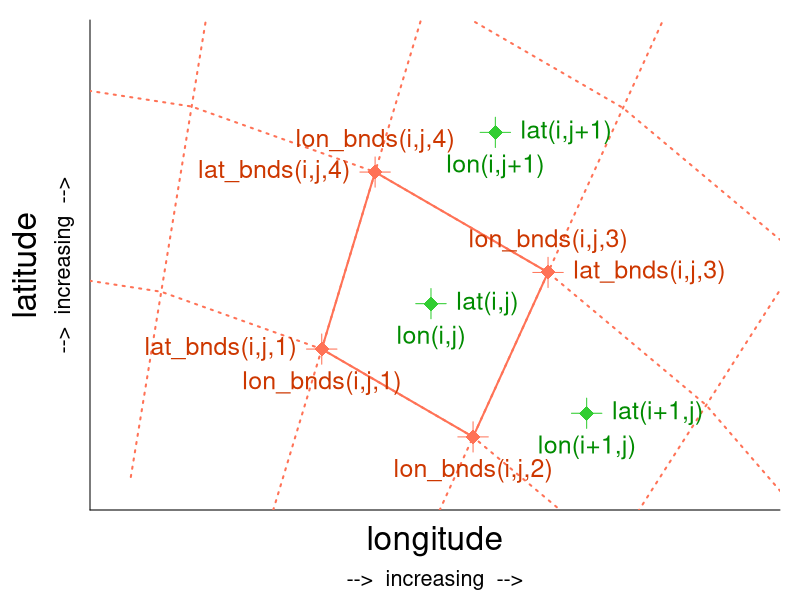

Here is the R script that generated this plot:
# define lat and lon
lon = 10:10
lat = 54:54

# sphere with radius and lon-center and lat-center
radius_grid_lower = 6
radius_grid_low = 7
radius_cell = c(7.5, 7.5, 7.5, 8.5)
radius_grid_high = 8
radius_grid_higher = 9
radius_grid_evenhigher = 10
clon =  7.0
clat = 47.1

## angles center
# 56, 65, 74
## angles bnds
# 51.5, 60.5, 69.5, 78.5

angles_cell = c(56, 65, 74, 65)
angles_grid = c(42.5, 51.5, 60.5, 69.5, 78.5, 87.5)
pi = 3.14
# grid lines above grid cells
ulon_grid_lower = radius_grid_lower * cos(angles_grid/180*pi) + clon
ulat_grid_lower = radius_grid_lower * sin(angles_grid/180*pi) + clat
ulon_grid_low = radius_grid_low * cos(angles_grid/180*pi) + clon
ulat_grid_low = radius_grid_low * sin(angles_grid/180*pi) + clat
# grid cell center coordinates
ulon_cell = radius_cell * cos(angles_cell/180*pi) + clon
ulat_cell = radius_cell * sin(angles_cell/180*pi) + clat
# grid lines below grid cells
ulon_grid_high = radius_grid_high * cos(angles_grid/180*pi) + clon
ulat_grid_high = radius_grid_high * sin(angles_grid/180*pi) + clat
ulon_grid_higher = radius_grid_higher * cos(angles_grid/180*pi) + clon
ulat_grid_higher = radius_grid_higher * sin(angles_grid/180*pi) + clat
ulon_grid_evenhigher = radius_grid_evenhigher * cos(angles_grid/180*pi) + clon
ulat_grid_evenhigher = radius_grid_evenhigher * sin(angles_grid/180*pi) + clat
# radial grid lines
rlon_grid = rbind(ulon_grid_lower, ulon_grid_low, ulon_grid_high, ulon_grid_higher, ulon_grid_evenhigher, NA)
rlat_grid = rbind(ulat_grid_lower, ulat_grid_low, ulat_grid_high, ulat_grid_higher, ulat_grid_evenhigher, NA)


lon_bnds = (10:11) - 0.5
lat_bnds = (54:55) - 0.5

dlon_solid = 0.4
dlat_solid = 0.4
dlon_dot = 1.4
dlat_dot = 0.6
dlon_text1 = 0.1
dlat_text1 = 0.08
dlon_max = 1.8
dlat_max = 0.8

nlon = length(lon)
nlat = length(lat)


# colors
col_grid_draw = 'coral1'
col_grid_text = 'orangered3'
col_cell_draw = 'limegreen'
col_cell_text = 'green4'


# write plot to file
# png('pics/case_2D_b.png', width = 500, height = 350)
pdf('pics/case_2D_b.pdf', width = 7, height = 5.2, paper='special')
par(mar = c(4.5, 4.5, 1, 1))


# create base plot
plot(c(ulon_cell[2]), c(ulat_cell[2]),
     xlab = ' ', ylab = '',
     xlim = c(lon_bnds[1] - dlon_dot, lon_bnds[nlon+1] + dlon_max),
     ylim = c(lat_bnds[1] - dlat_dot, lat_bnds[nlat+1] + dlat_max),
     xaxt = 'n', yaxt = 'n',
     bty = 'n', type = 'n')
axis(1, at = c(0, 360))
axis(2, at = c(0, 360))
mtext('longitude', 1, line = +1.2, cex = 2)
mtext('-->  increasing  -->', 1, line = +3, cex = 1.3)
mtext('latitude', 2, line = 2.5, cex = 2)
mtext('-->  increasing  -->', 2, line = 0.8, cex = 1.3)


# add grid ----
# grid lines, solid
lines(ulon_grid_low, ulat_grid_low, col = col_grid_draw, lwd = 2, lty = 'dotted')
lines(ulon_grid_high, ulat_grid_high, col = col_grid_draw, lwd = 2, lty = 'dotted')
lines(ulon_grid_higher, ulat_grid_higher, col = col_grid_draw, lwd = 2, lty = 'dotted')
lines(rlon_grid, rlat_grid, col = col_grid_draw, lwd = 2, lty = 'dotted')

# grid lines, solid
lines(ulon_grid_low[3:4], ulat_grid_low[3:4], col = col_grid_draw, lwd = 2)
lines(ulon_grid_high[3:4], ulat_grid_high[3:4], col = col_grid_draw, lwd = 2)
lines(rlon_grid[c(2:3,6),3:4], rlat_grid[c(2:3,6),3:4], col = col_grid_draw, lwd = 2)

# lines through grid intersection points
# lines(c(ulon_grid_low[4], ulon_grid_low[4]), c(ulat_grid_low[4] - dlat_text1, ulat_grid_low[4] + dlat_text1), col = col_grid_draw)
# lines(c(ulon_grid_low[4] - dlon_text1, ulon_grid_low[4] + dlon_text1), c(ulat_grid_low[4], ulat_grid_low[4]), col = col_grid_draw)
lines(rbind(ulon_grid_low[3:4], ulon_grid_low[3:4], NA), rbind(ulat_grid_low[3:4] - dlat_text1, ulat_grid_low[3:4] + dlat_text1, NA), col = col_grid_draw)
lines(rbind(ulon_grid_low[3:4] - dlon_text1, ulon_grid_low[3:4] + dlon_text1, NA), rbind(ulat_grid_low[3:4], ulat_grid_low[3:4], NA), col = col_grid_draw)
lines(rbind(ulon_grid_high[3:4], ulon_grid_high[3:4], NA), rbind(ulat_grid_high[3:4] - dlat_text1, ulat_grid_high[3:4] + dlat_text1, NA), col = col_grid_draw)
lines(rbind(ulon_grid_high[3:4] - dlon_text1, ulon_grid_high[3:4] + dlon_text1, NA), rbind(ulat_grid_high[3:4], ulat_grid_high[3:4], NA), col = col_grid_draw)

# dots on grid intersection
points(ulon_grid_low[3:4], ulat_grid_low[3:4], pch = 18, cex = 2, col = col_grid_draw)
points(ulon_grid_high[3:4], ulat_grid_high[3:4], pch = 18, cex = 2, col = col_grid_draw)


# lines through grid cell center
lines(c(ulon_cell[2], ulon_cell[2]), c(ulat_cell[2] - dlat_text1, ulat_cell[2] + dlat_text1), col = col_cell_draw)
lines(c(ulon_cell[2] - dlon_text1, ulon_cell[2] + dlon_text1), c(ulat_cell[2], ulat_cell[2]), col = col_cell_draw)
lines(c(ulon_cell[1], ulon_cell[1]), c(ulat_cell[1] - dlat_text1, ulat_cell[1] + dlat_text1), col = col_cell_draw)
lines(c(ulon_cell[1] - dlon_text1, ulon_cell[1] + dlon_text1), c(ulat_cell[1], ulat_cell[1]), col = col_cell_draw)
lines(c(ulon_cell[4], ulon_cell[4]), c(ulat_cell[4] - dlat_text1, ulat_cell[4] + dlat_text1), col = col_cell_draw)
lines(c(ulon_cell[4] - dlon_text1, ulon_cell[4] + dlon_text1), c(ulat_cell[4], ulat_cell[4]), col = col_cell_draw)

# dots in the grid cell center
points(ulon_cell[-3], ulat_cell[-3], pch = 18, cex = 2, col = col_cell_draw)


# add text ----
# bnds
text(ulon_grid_low[4], ulat_grid_low[4] - dlat_text1, 'lon_bnds(i,j,1)', col = col_grid_text, cex = 1.5, pos = 1)
text(ulon_grid_low[4] - dlon_text1, ulat_grid_low[4], 'lat_bnds(i,j,1)', col = col_grid_text, cex = 1.5, pos = 2)
text(ulon_grid_low[3], ulat_grid_low[3] - dlat_text1, 'lon_bnds(i,j,2)', col = col_grid_text, cex = 1.5, pos = 1)
# text(ulon_grid_low[3] - dlon_text1, ulat_grid_low[3], 'lat_bnds(i,j,2)', col = col_grid_text, cex = 1.5, pos = 2)
text(ulon_grid_high[3], ulat_grid_high[3] + dlat_text1, 'lon_bnds(i,j,3)', col = col_grid_text, cex = 1.5, pos = 3)
text(ulon_grid_high[3] + dlon_text1, ulat_grid_high[3], 'lat_bnds(i,j,3)', col = col_grid_text, cex = 1.5, pos = 4)
text(ulon_grid_high[4], ulat_grid_high[4] + dlat_text1, 'lon_bnds(i,j,4)', col = col_grid_text, cex = 1.5, pos = 3)
text(ulon_grid_high[4] - dlon_text1, ulat_grid_high[4], 'lat_bnds(i,j,4)', col = col_grid_text, cex = 1.5, pos = 2)

# grid cell center
text(ulon_cell[2], ulat_cell[2] - dlat_text1, 'lon(i,j)', col = col_cell_text, cex = 1.5, pos = 1)
text(ulon_cell[2] + dlon_text1, ulat_cell[2], 'lat(i,j)', col = col_cell_text, cex = 1.5, pos = 4)
text(ulon_cell[1], ulat_cell[1] - dlat_text1, 'lon(i+1,j)', col = col_cell_text, cex = 1.5, pos = 1)
text(ulon_cell[1] + dlon_text1, ulat_cell[1], 'lat(i+1,j)', col = col_cell_text, cex = 1.5, pos = 4)
text(ulon_cell[4], ulat_cell[4] - dlat_text1, 'lon(i,j+1)', col = col_cell_text, cex = 1.5, pos = 1)
text(ulon_cell[4] + dlon_text1, ulat_cell[4], 'lat(i,j+1)', col = col_cell_text, cex = 1.5, pos = 4)


# close picture output device
dev.off()

